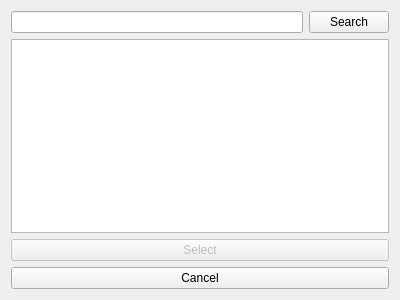
<?xml version="1.0" encoding="UTF-8"?>
<ui version="4.0">
 <class>SelectMusic</class>
 <widget class="QWidget" name="SelectMusic">
  <property name="geometry">
   <rect>
    <x>0</x>
    <y>0</y>
    <width>400</width>
    <height>300</height>
   </rect>
  </property>
  <property name="sizePolicy">
   <sizepolicy hsizetype="Ignored" vsizetype="Expanding">
    <horstretch>0</horstretch>
    <verstretch>0</verstretch>
   </sizepolicy>
  </property>
  <property name="windowTitle">
   <string>Form</string>
  </property>
  <property name="autoFillBackground">
   <bool>false</bool>
  </property>
  <layout class="QVBoxLayout" name="verticalLayout" stretch="2,10,0,0">
   <item>
    <layout class="QHBoxLayout" name="horizontalLayout_2" stretch="0,0">
     <item>
      <widget class="QLineEdit" name="queryText"/>
     </item>
     <item>
      <widget class="QPushButton" name="searchButton">
       <property name="text">
        <string>Search</string>
       </property>
      </widget>
     </item>
    </layout>
   </item>
   <item>
    <widget class="QListView" name="searchResultView"/>
   </item>
   <item>
    <widget class="QPushButton" name="selectMusicButton">
     <property name="enabled">
      <bool>false</bool>
     </property>
     <property name="text">
      <string>Select</string>
     </property>
    </widget>
   </item>
   <item>
    <widget class="QPushButton" name="cancelButton">
     <property name="text">
      <string>Cancel</string>
     </property>
    </widget>
   </item>
  </layout>
 </widget>
 <resources/>
 <connections/>
</ui>
